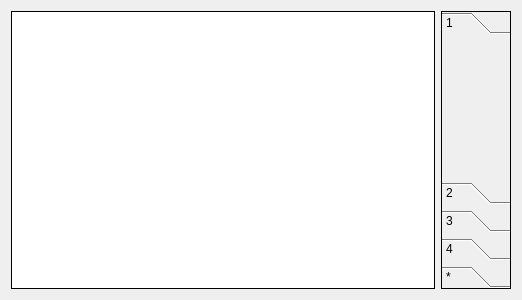
<?xml version="1.0" encoding="UTF-8"?>
<ui version="4.0">
 <class>TExpo_form</class>
 <widget class="QDialog" name="TExpo_form">
  <property name="geometry">
   <rect>
    <x>0</x>
    <y>0</y>
    <width>522</width>
    <height>300</height>
   </rect>
  </property>
  <property name="windowTitle">
   <string>Expo</string>
  </property>
  <layout class="QHBoxLayout" name="horizontalLayout">
   <item>
    <widget class="QGraphicsView" name="graphicsView">
     <property name="frameShape">
      <enum>QFrame::Box</enum>
     </property>
     <property name="frameShadow">
      <enum>QFrame::Plain</enum>
     </property>
    </widget>
   </item>
   <item>
    <widget class="QToolBox" name="toolBox">
     <property name="sizePolicy">
      <sizepolicy hsizetype="Fixed" vsizetype="Preferred">
       <horstretch>0</horstretch>
       <verstretch>0</verstretch>
      </sizepolicy>
     </property>
     <property name="minimumSize">
      <size>
       <width>64</width>
       <height>200</height>
      </size>
     </property>
     <property name="frameShape">
      <enum>QFrame::Box</enum>
     </property>
     <property name="currentIndex">
      <number>0</number>
     </property>
     <widget class="QWidget" name="page">
      <property name="geometry">
       <rect>
        <x>0</x>
        <y>0</y>
        <width>62</width>
        <height>145</height>
       </rect>
      </property>
      <attribute name="label">
       <string>1</string>
      </attribute>
     </widget>
     <widget class="QWidget" name="page_4">
      <property name="geometry">
       <rect>
        <x>0</x>
        <y>0</y>
        <width>62</width>
        <height>145</height>
       </rect>
      </property>
      <attribute name="label">
       <string>2</string>
      </attribute>
     </widget>
     <widget class="QWidget" name="page_3">
      <property name="geometry">
       <rect>
        <x>0</x>
        <y>0</y>
        <width>62</width>
        <height>145</height>
       </rect>
      </property>
      <attribute name="label">
       <string>3</string>
      </attribute>
     </widget>
     <widget class="QWidget" name="page_2">
      <property name="geometry">
       <rect>
        <x>0</x>
        <y>0</y>
        <width>62</width>
        <height>145</height>
       </rect>
      </property>
      <attribute name="label">
       <string>4</string>
      </attribute>
     </widget>
     <widget class="QWidget" name="page_5">
      <property name="geometry">
       <rect>
        <x>0</x>
        <y>0</y>
        <width>62</width>
        <height>145</height>
       </rect>
      </property>
      <attribute name="label">
       <string>*</string>
      </attribute>
     </widget>
    </widget>
   </item>
  </layout>
 </widget>
 <resources/>
 <connections/>
</ui>
